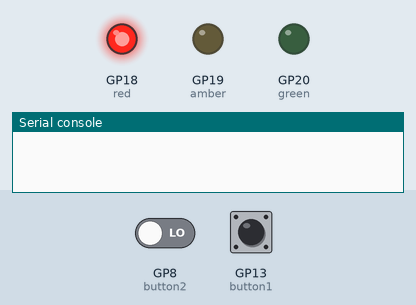
Simulated run of this program. Board: Raspberry Pi Pico running MicroPython. Parts: output pins drawn as LEDs (lit = HIGH), the last lines printed to the serial console. The test bench sets the inputs (shaded band); at power-on: GP13 (button1) LOW, GP8 (button2) LOW.

Above: at 1.2 s.
1.3 s: GP13 (button1) pulled HIGH for 0.15 s
At 1.5 s:
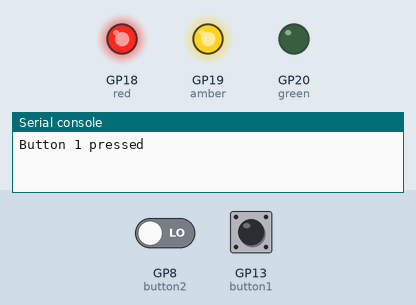
3.1 s: GP13 (button1) pulled HIGH for 3.2 s
At 7.0 s:
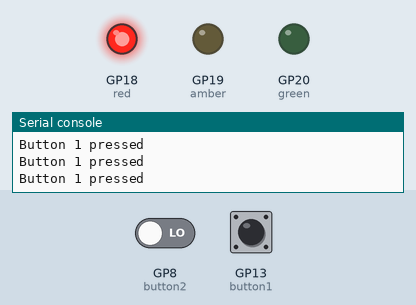
7.9 s: GP8 (button2) driven HIGH and GP13 (button1) driven HIGH
At 9.2 s:
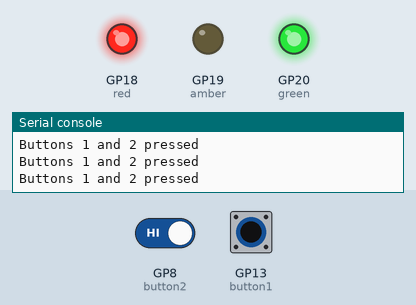
9.5 s: GP8 (button2) driven LOW
At 10.7 s:
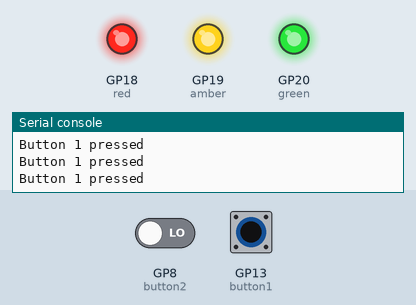
11.1 s: GP13 (button1) driven LOW
At 12.1 s:
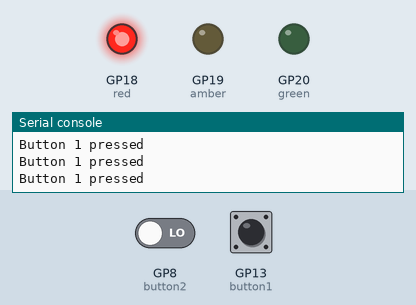
Timing chart, 0 to 13.7 s (numbered marks = the images above; inputs shaded):
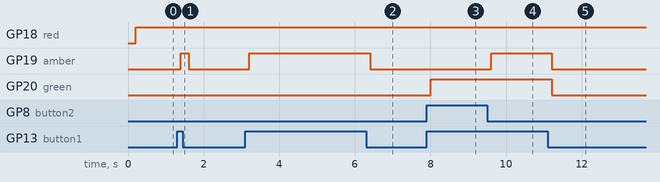

Measured:
- after the input at 1.3 s, GP19 (amber): LOW → HIGH after 0.10 s, → LOW 0.20 s later
- after the input at 3.1 s, GP19 (amber): LOW → HIGH after 0.10 s, → LOW 3.2 s later
- after the input at 7.9 s, GP20 (green): LOW → HIGH after 0.11 s
- after the input at 9.5 s, GP19 (amber): LOW → HIGH after 0.11 s
- after the input at 11.1 s, GP19 (amber), GP20 (green): HIGH → LOW after 0.11 s

The program:

LEDButtonTest.py
```python
# Imports
from machine import Pin
import time

# Set up our button names and GPIO pin numbers
# Also set pins as inputs and use pull downs
button1 = Pin(13, Pin.IN, Pin.PULL_DOWN)
button2 = Pin(8, Pin.IN, Pin.PULL_DOWN)
button3 = Pin(3, Pin.IN, Pin.PULL_DOWN)

# Set up our LED names and GPIO pin numbers
red = Pin(18, Pin.OUT)
amber = Pin(19, Pin.OUT)
green = Pin(20, Pin.OUT)

while True: # Loop forever

    time.sleep(0.2) # Short Delay

    if button1.value() == 1 and button2.value() == 1: # If button 1 and 2 are pressed at the same

        print("Buttons 1 and 2 pressed")
        green.value(1) # green LED on

    elif button1.value() == 1: # If button 1 is pressed

        print("Button 1 pressed")
        amber.value(1) # amber LED on

    else: # If no buttons are being pressed

        red.value(1) # red LED on
        amber.value(0) # amber LED off
        green.value(0) # green LED off
# Write your code here :-)
```
